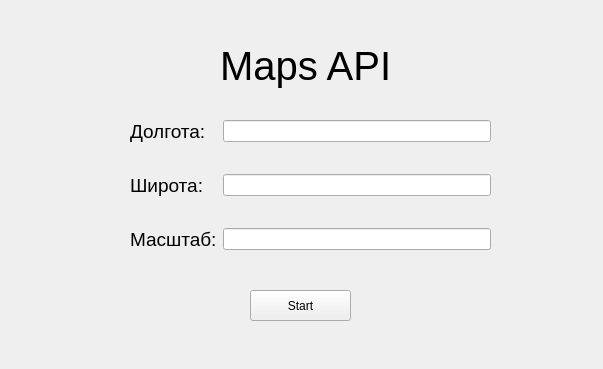
<?xml version="1.0" encoding="UTF-8"?>
<ui version="4.0">
 <class>Form</class>
 <widget class="QWidget" name="Form">
  <property name="geometry">
   <rect>
    <x>0</x>
    <y>0</y>
    <width>603</width>
    <height>369</height>
   </rect>
  </property>
  <property name="windowTitle">
   <string>Form</string>
  </property>
  <widget class="QLabel" name="label">
   <property name="geometry">
    <rect>
     <x>220</x>
     <y>30</y>
     <width>171</width>
     <height>71</height>
    </rect>
   </property>
   <property name="font">
    <font>
     <pointsize>30</pointsize>
    </font>
   </property>
   <property name="text">
    <string>Maps API</string>
   </property>
  </widget>
  <widget class="QPushButton" name="start_button">
   <property name="geometry">
    <rect>
     <x>250</x>
     <y>290</y>
     <width>101</width>
     <height>31</height>
    </rect>
   </property>
   <property name="text">
    <string>Start</string>
   </property>
  </widget>
  <widget class="QWidget" name="">
   <property name="geometry">
    <rect>
     <x>130</x>
     <y>120</y>
     <width>361</width>
     <height>131</height>
    </rect>
   </property>
   <layout class="QFormLayout" name="formLayout">
    <item row="0" column="0">
     <widget class="QLabel" name="label_2">
      <property name="font">
       <font>
        <pointsize>14</pointsize>
       </font>
      </property>
      <property name="text">
       <string>Долгота:</string>
      </property>
     </widget>
    </item>
    <item row="1" column="1">
     <spacer name="verticalSpacer">
      <property name="orientation">
       <enum>Qt::Vertical</enum>
      </property>
      <property name="sizeHint" stdset="0">
       <size>
        <width>20</width>
        <height>40</height>
       </size>
      </property>
     </spacer>
    </item>
    <item row="2" column="0">
     <widget class="QLabel" name="label_3">
      <property name="font">
       <font>
        <pointsize>14</pointsize>
       </font>
      </property>
      <property name="text">
       <string>Широта:</string>
      </property>
     </widget>
    </item>
    <item row="2" column="1">
     <widget class="QLineEdit" name="latitude"/>
    </item>
    <item row="3" column="1">
     <spacer name="verticalSpacer_2">
      <property name="orientation">
       <enum>Qt::Vertical</enum>
      </property>
      <property name="sizeHint" stdset="0">
       <size>
        <width>20</width>
        <height>40</height>
       </size>
      </property>
     </spacer>
    </item>
    <item row="4" column="0">
     <widget class="QLabel" name="label_4">
      <property name="font">
       <font>
        <pointsize>14</pointsize>
       </font>
      </property>
      <property name="text">
       <string>Масштаб:</string>
      </property>
     </widget>
    </item>
    <item row="4" column="1">
     <widget class="QLineEdit" name="scale"/>
    </item>
    <item row="0" column="1">
     <widget class="QLineEdit" name="longitude"/>
    </item>
   </layout>
  </widget>
 </widget>
 <resources/>
 <connections/>
</ui>
